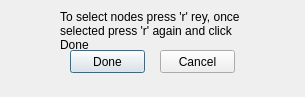
<?xml version="1.0" encoding="UTF-8"?>
<ui version="4.0">
 <class>NewJobDialog</class>
 <widget class="QDialog" name="NewJobDialog">
  <property name="geometry">
   <rect>
    <x>0</x>
    <y>0</y>
    <width>305</width>
    <height>97</height>
   </rect>
  </property>
  <property name="windowTitle">
   <string>JobDialog</string>
  </property>
  <property name="accessibleName">
   <string/>
  </property>
  <widget class="QPushButton" name="pushButton">
   <property name="geometry">
    <rect>
     <x>70</x>
     <y>50</y>
     <width>75</width>
     <height>23</height>
    </rect>
   </property>
   <property name="text">
    <string>Done</string>
   </property>
  </widget>
  <widget class="QPushButton" name="pushButton_2">
   <property name="geometry">
    <rect>
     <x>160</x>
     <y>50</y>
     <width>75</width>
     <height>23</height>
    </rect>
   </property>
   <property name="text">
    <string>Cancel</string>
   </property>
  </widget>
  <widget class="QLabel" name="label">
   <property name="geometry">
    <rect>
     <x>60</x>
     <y>10</y>
     <width>201</width>
     <height>41</height>
    </rect>
   </property>
   <property name="text">
    <string>To select nodes press 'r' rey, once selected press 'r' again and click Done</string>
   </property>
   <property name="wordWrap">
    <bool>true</bool>
   </property>
  </widget>
 </widget>
 <layoutdefault spacing="6" margin="11"/>
 <resources/>
 <connections/>
</ui>
